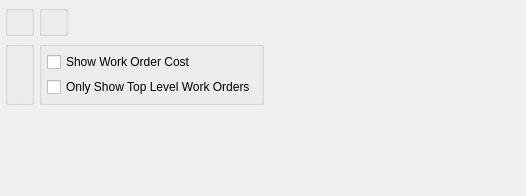
<?xml version="1.0" encoding="UTF-8"?>
<ui version="4.0">
 <comment>This file is part of the xTuple ERP: PostBooks Edition, a free and
open source Enterprise Resource Planning software suite,
Copyright (c) 1999-2010 by OpenMFG LLC, d/b/a xTuple.
It is licensed to you under the Common Public Attribution License
version 1.0, the full text of which (including xTuple-specific Exhibits)
is available at www.xtuple.com/CPAL.  By using this software, you agree
to be bound by its terms.</comment>
 <class>dspWoHistoryByItem</class>
 <widget class="QWidget" name="dspWoHistoryByItem">
  <property name="geometry">
   <rect>
    <x>0</x>
    <y>0</y>
    <width>526</width>
    <height>196</height>
   </rect>
  </property>
  <property name="windowTitle">
   <string>Work Order History by Item</string>
  </property>
  <layout class="QVBoxLayout" name="verticalLayout_3">
   <item>
    <layout class="QHBoxLayout" name="horizontalLayout">
     <item>
      <widget class="QGroupBox" name="_itemGroup">
       <property name="title">
        <string/>
       </property>
       <layout class="QVBoxLayout" name="verticalLayout_2">
        <item>
         <widget class="ItemCluster" name="_item"/>
        </item>
       </layout>
      </widget>
     </item>
     <item>
      <widget class="QGroupBox" name="_dateGroup">
       <property name="title">
        <string/>
       </property>
       <layout class="QGridLayout" name="gridLayout_2">
        <item row="0" column="0">
         <widget class="DateCluster" name="_dates"/>
        </item>
       </layout>
      </widget>
     </item>
     <item>
      <spacer name="spacer">
       <property name="orientation">
        <enum>Qt::Horizontal</enum>
       </property>
       <property name="sizeType">
        <enum>QSizePolicy::Expanding</enum>
       </property>
       <property name="sizeHint" stdset="0">
        <size>
         <width>0</width>
         <height>17</height>
        </size>
       </property>
      </spacer>
     </item>
    </layout>
   </item>
   <item>
    <layout class="QHBoxLayout" name="horizontalLayout_2">
     <item>
      <widget class="WarehouseGroup" name="_warehouse">
       <property name="title">
        <string/>
       </property>
       <property name="fixedSize">
        <bool>false</bool>
       </property>
      </widget>
     </item>
     <item>
      <widget class="QGroupBox" name="_showGroup">
       <property name="title">
        <string/>
       </property>
       <layout class="QVBoxLayout" name="verticalLayout">
        <item>
         <widget class="XCheckBox" name="_showCost">
          <property name="text">
           <string>Show Work Order Cost</string>
          </property>
         </widget>
        </item>
        <item>
         <widget class="XCheckBox" name="_showOnlyTopLevel">
          <property name="text">
           <string>Only Show Top Level Work Orders</string>
          </property>
         </widget>
        </item>
       </layout>
      </widget>
     </item>
     <item>
      <spacer>
       <property name="orientation">
        <enum>Qt::Horizontal</enum>
       </property>
       <property name="sizeType">
        <enum>QSizePolicy::Expanding</enum>
       </property>
       <property name="sizeHint" stdset="0">
        <size>
         <width>0</width>
         <height>17</height>
        </size>
       </property>
      </spacer>
     </item>
    </layout>
   </item>
   <item>
    <spacer name="verticalSpacer">
     <property name="orientation">
      <enum>Qt::Vertical</enum>
     </property>
     <property name="sizeHint" stdset="0">
      <size>
       <width>20</width>
       <height>27</height>
      </size>
     </property>
    </spacer>
   </item>
  </layout>
 </widget>
 <layoutdefault spacing="5" margin="5"/>
 <pixmapfunction>qPixmapFromMimeSource</pixmapfunction>
 <customwidgets>
  <customwidget>
   <class>DateCluster</class>
   <extends>QWidget</extends>
   <header>datecluster.h</header>
  </customwidget>
  <customwidget>
   <class>ItemCluster</class>
   <extends>QWidget</extends>
   <header>itemcluster.h</header>
   <container>1</container>
  </customwidget>
  <customwidget>
   <class>WarehouseGroup</class>
   <extends>QGroupBox</extends>
   <header>warehousegroup.h</header>
  </customwidget>
  <customwidget>
   <class>XCheckBox</class>
   <extends>QCheckBox</extends>
   <header>xcheckbox.h</header>
  </customwidget>
 </customwidgets>
 <tabstops>
  <tabstop>_item</tabstop>
  <tabstop>_warehouse</tabstop>
  <tabstop>_showOnlyTopLevel</tabstop>
  <tabstop>_showCost</tabstop>
 </tabstops>
 <resources/>
 <connections/>
</ui>
